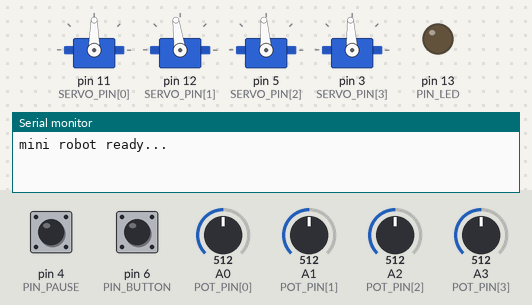
A sketch run on a simulated Arduino Uno, built with avr-gcc and run on an emulated ATmega328P. On the bench: 4 × servo, output pins drawn as LEDs (lit = HIGH), the last lines printed to the serial monitor. The test bench sets the inputs (shaded band); at power-on: A1 (POT_PIN[1]) = 512, pin 6 (PIN_BUTTON) HIGH, A0 (POT_PIN[0]) = 512, pin 4 (PIN_PAUSE) HIGH, A2 (POT_PIN[2]) = 512, A3 (POT_PIN[3]) = 512.

Above: at 2.4 s.
2.5 s: A1 (POT_PIN[1]) set to 490
At 3.5 s:
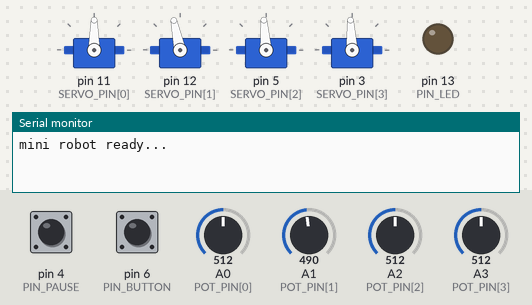
4.0 s: pin 6 (PIN_BUTTON) pulled LOW for 0.15 s
At 4.36 s:
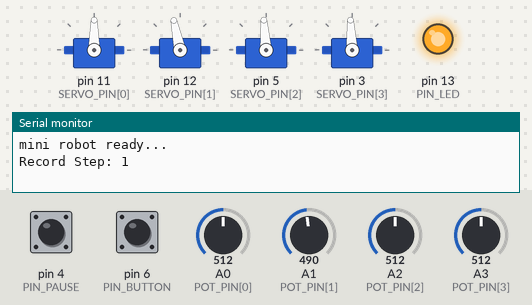
5.9 s: A0 (POT_PIN[0]) set to 716
At 6.7 s:
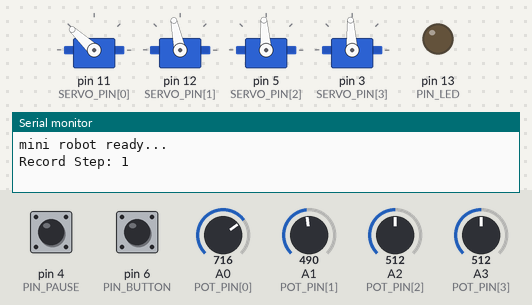
7.4 s: pin 4 (PIN_PAUSE) pulled LOW for 3.2 s
At 7.75 s:
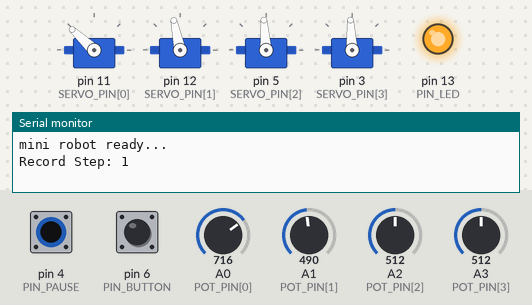
12.1 s: A2 (POT_PIN[2]) set to 716
At 13.2 s:
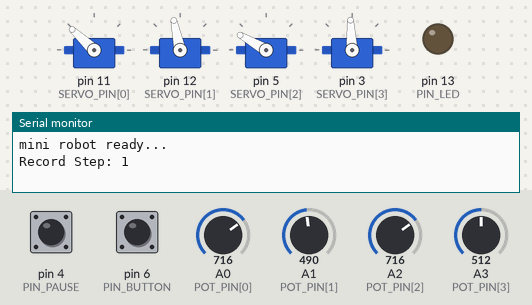
13.6 s: A3 (POT_PIN[3]) set to 716
At 14.4 s:
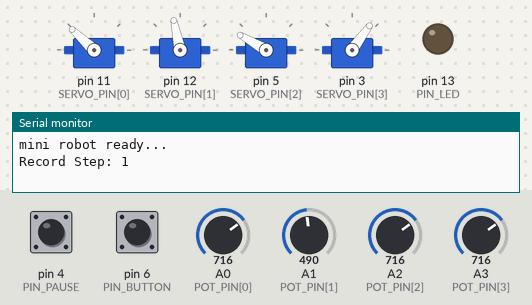
Timing chart, 0 to 16.1 s (numbered marks = the images above; inputs shaded):
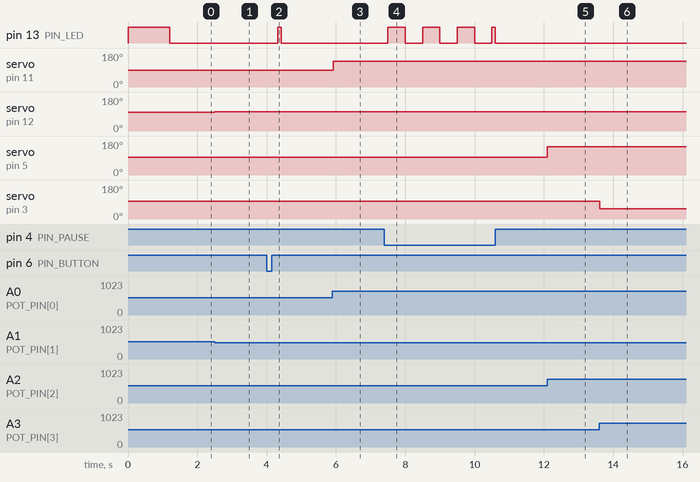

The sketch:

Mini_Arm_Record_Replay.ino
```cpp
// Mini robotic arm: manual control, step recording and looping playback
// Board: Arduino Uno / Nano / Mega     Library: Servo
//
// Hardware
//   4 potentiometers (A0..A3) -> 4 servos (base, shoulder, wrist, gripper)
//   Record/play button on pin 6 (to GND), pause switch on pin 4 (to GND), status LED on pin 13
//
// Controls
//   Manual mode : each knob drives its servo directly.
//   Single tap  : record the current arm pose as the next step (also stops playback).
//   Double tap  : play the recorded steps in a loop.
//   Pause switch (pin 4 LOW): freeze everything, LED blinks. Release to continue.
//   In playback the gripper knob (A3) sets the wait between loops: 0, 0, 1, 3, 15, 60, 300 s.

#include <Servo.h>

// ---------- Pins ----------
constexpr uint8_t NUM_JOINTS = 4;
enum Joint : uint8_t { BASE, SHOULDER, WRIST, GRIPPER };

const uint8_t SERVO_PIN[NUM_JOINTS] = { 11, 12, 5, 3 };
const uint8_t POT_PIN[NUM_JOINTS]   = { A0, A1, A2, A3 };

constexpr uint8_t PIN_BUTTON = 6;    // active LOW
constexpr uint8_t PIN_PAUSE  = 4;    // active LOW
constexpr uint8_t PIN_LED    = 13;

// ---------- Calibration: raw knob range -> servo pulse width (us) ----------
// A reversed range (rawA > rawB) flips the direction of that knob.
struct Calib { int rawA, rawB, usA, usB; };
const Calib CAL[NUM_JOINTS] = {
  {  150,  900,  600, 2400 },   // base rotation
  { 1000,  100,  550, 2400 },   // shoulder
  {  120,  860,  400, 2500 },   // wrist
  { 1023,    0,  500, 2500 },   // gripper
};

// ---------- Settings ----------
#if defined(__AVR_ATmega328P__)
constexpr uint16_t MAX_STEPS = 150;     // Uno / Nano have only 2 KB of RAM
#else
constexpr uint16_t MAX_STEPS = 400;
#endif
constexpr uint16_t MANUAL_PERIOD_MS = 25;
constexpr uint16_t DEBOUNCE_MS      = 20;
constexpr uint16_t DOUBLE_TAP_MS    = 300;
constexpr uint32_t US_PER_STEP_SMALL = 1200;   // playback speed: us of travel time per 1 us of pulse change
constexpr uint32_t US_PER_STEP_LARGE = 600;    // used when the biggest joint move is 500 us or more
const uint16_t LOOP_PAUSE_S[7] = { 0, 0, 1, 3, 15, 60, 300 };

// ---------- State ----------
enum Mode : uint8_t { MANUAL, PLAY_MOVE, PLAY_WAIT };
enum Tap  : uint8_t { TAP_NONE, TAP_SINGLE, TAP_DOUBLE };

Servo servos[NUM_JOINTS];
Mode  mode = MANUAL;

float    pos[NUM_JOINTS];                // current commanded pulse widths (us)
float    fromPos[NUM_JOINTS];
float    toPos[NUM_JOINTS];
uint16_t steps[MAX_STEPS][NUM_JOINTS];   // recorded poses
uint16_t stepCount = 0;
uint16_t nextStep  = 0;

uint32_t moveStartUs = 0;
uint32_t moveDurUs   = 0;
uint32_t lastManualMs = 0;

uint16_t waitSeconds = 0;
uint32_t waitTickMs  = 0;

// ---------- Helpers ----------
int readJoint(uint8_t i) {
  long us = map(analogRead(POT_PIN[i]), CAL[i].rawA, CAL[i].rawB, CAL[i].usA, CAL[i].usB);
  long lo = min(CAL[i].usA, CAL[i].usB);
  long hi = max(CAL[i].usA, CAL[i].usB);
  return (int)constrain(us, lo, hi);       // never drive a servo outside its calibrated range
}

uint16_t readLoopPauseSeconds() {
  int raw = constrain(analogRead(POT_PIN[GRIPPER]), 0, 680);
  return LOOP_PAUSE_S[map(raw, 0, 680, 0, 6)];
}

void writeServos() {
  for (uint8_t i = 0; i < NUM_JOINTS; i++) servos[i].writeMicroseconds((int)pos[i]);
}

void readKnobs() {
  for (uint8_t i = 0; i < NUM_JOINTS; i++) pos[i] = readJoint(i);
}

void ledPulse(uint16_t ms) {
  digitalWrite(PIN_LED, HIGH);
  delay(ms);
  digitalWrite(PIN_LED, LOW);
}

// ---------- Button: single tap / double tap ----------
Tap pollButton(uint32_t now) {
  static bool lastRaw = HIGH, stable = HIGH;
  static uint32_t lastChange = 0, firstTap = 0;
  static uint8_t taps = 0;

  bool raw = digitalRead(PIN_BUTTON);
  if (raw != lastRaw) { lastRaw = raw; lastChange = now; }

  if (now - lastChange >= DEBOUNCE_MS && raw != stable) {
    stable = raw;
    if (stable == LOW) {                    // a press
      if (taps == 0) firstTap = now;
      taps++;
    }
  }
  if (taps >= 2) { taps = 0; return TAP_DOUBLE; }
  if (taps == 1 && now - firstTap >= DOUBLE_TAP_MS) { taps = 0; return TAP_SINGLE; }
  return TAP_NONE;
}

// ---------- Pause switch ----------
// Returns true while paused. Playback timers are shifted so a pause does not skip ahead.
bool handlePause() {
  static bool wasPaused = false;
  static uint32_t pauseBeganUs = 0, pauseBeganMs = 0;

  if (digitalRead(PIN_PAUSE) == LOW) {
    if (!wasPaused) { wasPaused = true; pauseBeganUs = micros(); pauseBeganMs = millis(); }
    digitalWrite(PIN_LED, (millis() / 500) % 2);   // slow blink
    return true;
  }
  if (wasPaused) {
    wasPaused = false;
    moveStartUs += micros() - pauseBeganUs;
    waitTickMs  += millis() - pauseBeganMs;
    digitalWrite(PIN_LED, LOW);
  }
  return false;
}

// ---------- Recording ----------
void recordStep() {
  if (stepCount >= MAX_STEPS) { Serial.println(F("Memory full")); return; }
  for (uint8_t i = 0; i < NUM_JOINTS; i++) steps[stepCount][i] = (uint16_t)pos[i];
  stepCount++;
  Serial.print(F("Record Step: ")); Serial.println(stepCount);
  ledPulse(100);
}

void dumpSteps() {
  const char* names[NUM_JOINTS] = { "Base", "Shoulder", "Wrist", "Gripper" };
  for (uint8_t j = 0; j < NUM_JOINTS; j++) {
    Serial.print(names[j]); Serial.print(F(": "));
    for (uint16_t s = 0; s < stepCount; s++) { Serial.print(steps[s][j]); Serial.print(F(", ")); }
    Serial.println();
  }
}

// ---------- Playback ----------
// All joints arrive together; the joint with the largest travel sets the duration.
void startMove(const uint16_t* target) {
  float maxDiff = 0;
  for (uint8_t i = 0; i < NUM_JOINTS; i++) {
    fromPos[i] = pos[i];
    toPos[i]   = target[i];
    maxDiff = max(maxDiff, fabs(toPos[i] - fromPos[i]));
  }
  moveDurUs   = (uint32_t)maxDiff * (maxDiff < 500 ? US_PER_STEP_SMALL : US_PER_STEP_LARGE);
  moveStartUs = micros();
}

void startPlayback() {
  if (stepCount == 0) { Serial.println(F("Nothing recorded")); return; }
  Serial.println(F("playmode"));
  dumpSteps();
  nextStep = 0;
  mode = PLAY_MOVE;
  startMove(steps[nextStep]);
}

void stopPlayback() {
  mode = MANUAL;
  digitalWrite(PIN_LED, LOW);
}

void beginLoopWait() {
  waitSeconds = 0;
  waitTickMs  = millis();
  if (readLoopPauseSeconds() == 0) {       // no wait: start the next loop immediately
    nextStep = 0;
    mode = PLAY_MOVE;
    startMove(steps[nextStep]);
  } else {
    mode = PLAY_WAIT;
  }
}

void updateMove() {
  float t = 1.0f;
  if (moveDurUs > 0) {
    t = (float)(micros() - moveStartUs) / (float)moveDurUs;
    if (t > 1.0f) t = 1.0f;
  }
  float s = t * t * (3.0f - 2.0f * t);     // ease in and out
  for (uint8_t i = 0; i < NUM_JOINTS; i++) pos[i] = fromPos[i] + (toPos[i] - fromPos[i]) * s;
  writeServos();

  if (t >= 1.0f) {
    nextStep++;
    if (nextStep >= stepCount) beginLoopWait();
    else startMove(steps[nextStep]);
  }
}

void updateWait(uint32_t now) {
  if (now - waitTickMs < 1000) return;
  waitTickMs += 1000;
  waitSeconds++;
  ledPulse(25);
  if (waitSeconds >= readLoopPauseSeconds()) {   // the knob is re-read each second
    nextStep = 0;
    mode = PLAY_MOVE;
    startMove(steps[nextStep]);
  }
}

// ---------- Arduino entry points ----------
void setup() {
  pinMode(PIN_BUTTON, INPUT_PULLUP);
  pinMode(PIN_PAUSE,  INPUT_PULLUP);
  pinMode(PIN_LED, OUTPUT);
  digitalWrite(PIN_LED, HIGH);

  readKnobs();                             // start at the knob positions
  // Start the servos one at a time so they do not all draw their start-up current together
  // (important when powering from a USB port).
  for (uint8_t i = 0; i < NUM_JOINTS; i++) {
    servos[i].attach(SERVO_PIN[i]);
    servos[i].writeMicroseconds((int)pos[i]);
    delay(300);
  }

  Serial.begin(115200);
  Serial.println(F("mini robot ready..."));
  digitalWrite(PIN_LED, LOW);
}

void loop() {
  if (handlePause()) return;

  uint32_t now = millis();
  Tap tap = pollButton(now);

  if (tap == TAP_DOUBLE) {
    if (mode == MANUAL) startPlayback();
  } else if (tap == TAP_SINGLE) {
    if (mode == MANUAL) recordStep();
    else stopPlayback();
  }

  switch (mode) {
    case MANUAL:
      if (now - lastManualMs >= MANUAL_PERIOD_MS) {
        lastManualMs = now;
        readKnobs();
        writeServos();
      }
      break;
    case PLAY_MOVE: updateMove();    break;
    case PLAY_WAIT: updateWait(now); break;
  }
}
```

Measured:
- after the input at 2.5 s, servo on pin 12 (SERVO_PIN[1]): 98° → 102° at once
- after the input at 4.0 s, pin 13 (PIN_LED): LOW → HIGH after 0.32 s, → LOW 0.10 s later
- after the input at 5.9 s, servo on pin 11 (SERVO_PIN[0]): 90° → 137° at once
- after the input at 7.4 s, pin 13 (PIN_LED): goes 3 × (HIGH 0.50 s, LOW 0.50 s), HIGH 0.10 s, then LOW, starting after 0.10 s
- after the input at 12.1 s, servo on pin 5 (SERVO_PIN[2]): 94° → 150° at once
- after the input at 13.6 s, servo on pin 3 (SERVO_PIN[3]): 93° → 54° at once
